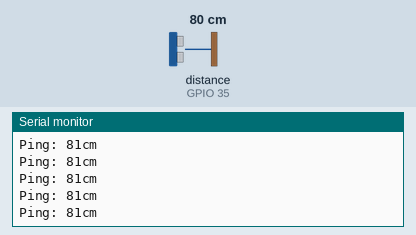
This sketch was run on a simulated ESP32. Shown: the last lines printed to the serial monitor. The test bench sets the inputs (shaded band); at power-on: distance to the obstacle (sensor on GPIO 35) 80 cm. The echo pulse lasts 58.3 µs per cm.

Above: at 1.2 s.
1.3 s: distance to the obstacle (sensor on GPIO 35) set to 2 cm
At 1.33 s:
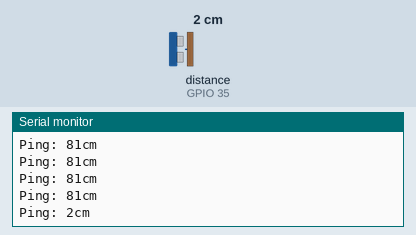
2.8 s: distance to the obstacle (sensor on GPIO 35) set to 4 cm
At 2.81 s:
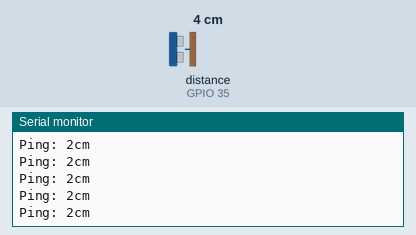
Timing chart, 0 to 5.8 s (numbered marks = the images above; inputs shaded):
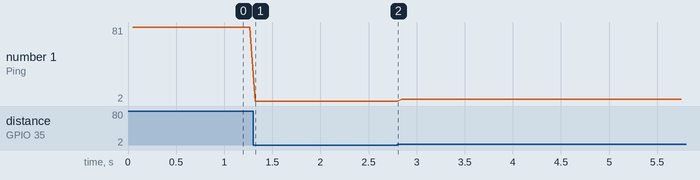

The sketch:

ping.ino
```cpp
#include <NewPing.h>

#define TRIGGER_PIN  34
#define ECHO_PIN     35
#define MAX_DISTANCE 400

NewPing sonar(TRIGGER_PIN, ECHO_PIN, MAX_DISTANCE);

void setup() {
  Serial.begin(9600);
}

void loop() {
  delay(50);
  Serial.print("Ping: ");
  Serial.print(sonar.ping_cm());
  Serial.println("cm");
}
```

Measured:
- after the input at 1.3 s, the serial monitor: prints a new line at once (image 1)
- plotted number 1: 81 → 2 after the input at 1.3 s, 2 → 4 after the input at 2.8 s
